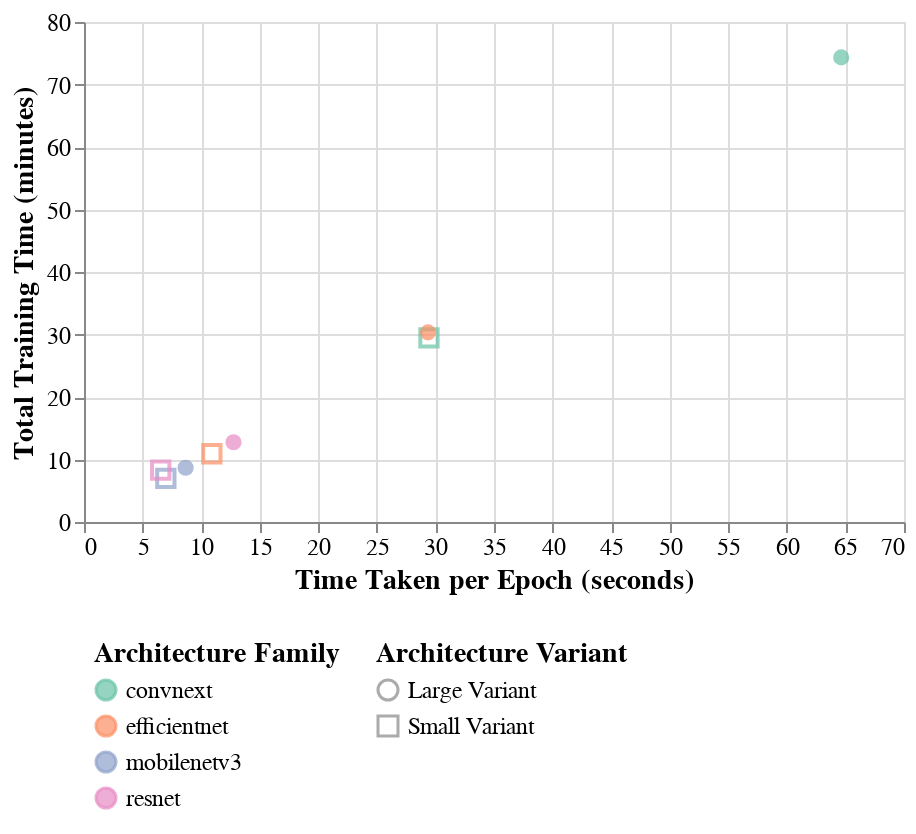

Write notebook code for a chart like this one.
### Markdown cell above
##### **4.2.2.a.** Per-epoch and Total Training Time

### Code cell
train_chart_small = alt.Chart(latency_df).mark_point(
    filled = False,
    size = 75
).encode(
    x = alt.X('per_epoch_train_time:Q', title='Time Taken per Epoch (seconds)', scale=alt.Scale(domain=[0, 70])),
    y = alt.Y('y:Q', title='Total Training Time (minutes)'),
    shape = alt.Shape('arch_variant'),
    color = alt.Color('arch_family')
).transform_filter(
    alt.datum.dataset_config == 'config1',
    alt.datum.dataset_type == 'train',
    alt.datum.arch_variant == 'small'
).transform_calculate(
    y = alt.datum.total_train_time / 60
)

train_chart_big = alt.Chart(latency_df).mark_point(
    filled = True,
    size = 65
).encode(
    x = alt.X('per_epoch_train_time:Q', title='Time Taken per Epoch (seconds)', scale=alt.Scale(domain=[0, 70])),
    y = alt.Y('y:Q', title='Total Training Time (minutes)'),
    shape = alt.Shape('arch_variant', legend=alt.Legend(orient='bottom', direction='vertical', title='Architecture Variant', labelExpr="datum.label == 'big' ? 'Large Variant' : 'Small Variant'")),
    color = alt.Color('arch_family', legend=alt.Legend(orient='bottom', direction='vertical', title='Architecture Family'), scale=alt.Scale(scheme='set2'))
).transform_filter(
    alt.datum.dataset_config == 'config1',
    alt.datum.dataset_type == 'train',
    alt.datum.arch_variant == 'big'
).transform_calculate(
    y = alt.datum.total_train_time / 60
)

(train_chart_small + train_chart_big).properties(
    width = 450,
    height = 350
).properties(
    width = 410,
    height = 250
).configure_axis(
    titleFontSize=14,
    labelFontSize=12
).configure_legend(
    titleFontSize=14,
    labelFontSize=12,
    padding=5
)

### Figure 1 — Vega-Lite specification as saved in the notebook (floating-point values rounded to 4 significant figures)
{"config": {"view": {"continuousWidth": 300, "continuousHeight": 300}, "axis": {"labelFontSize": 12, "titleFontSize": 14}, "legend": {"labelFontSize": 12, "padding": 5, "titleFontSize": 14}}, "layer": [{"mark": {"type": "point", "filled": false, "size": 75}, "encoding": {"color": {"field": "arch_family", "type": "nominal"}, "shape": {"field": "arch_variant", "type": "nominal"}, "x": {"field": "per_epoch_train_time", "scale": {"domain": [0, 70]}, "title": "Time Taken per Epoch (seconds)", "type": "quantitative"}, "y": {"field": "y", "title": "Total Training Time (minutes)", "type": "quantitative"}}, "transform": [{"filter": "(((datum.dataset_config === 'config1') && (datum.dataset_type === 'train')) && (datum.arch_variant === 'small'))"}, {"calculate": "(datum.total_train_time / 60)", "as": "y"}]}, {"mark": {"type": "point", "filled": true, "size": 65}, "encoding": {"color": {"field": "arch_family", "legend": {"direction": "vertical", "orient": "bottom", "title": "Architecture Family"}, "scale": {"scheme": "set2"}, "type": "nominal"}, "shape": {"field": "arch_variant", "legend": {"direction": "vertical", "labelExpr": "datum.label == 'big' ? 'Large Variant' : 'Small Variant'", "orient": "bottom", "title": "Architecture Variant"}, "type": "nominal"}, "x": {"field": "per_epoch_train_time", "scale": {"domain": [0, 70]}, "title": "Time Taken per Epoch (seconds)", "type": "quantitative"}, "y": {"field": "y", "title": "Total Training Time (minutes)", "type": "quantitative"}}, "transform": [{"filter": "(((datum.dataset_config === 'config1') && (datum.dataset_type === 'train')) && (datum.arch_variant === 'big'))"}, {"calculate": "(datum.total_train_time / 60)", "as": "y"}]}], "data": {"name": "data-25b1a0f44bde2f4255d7e89ab94a0ee6"}, "height": 250, "width": 410, "$schema": "https://vega.github.io/schema/vega-lite/v5.20.1.json", "datasets": {"data-25b1a0f44bde2f4255d7e89ab94a0ee6": [{"arch_family": "convnext", "arch_variant": "big", "model_arch": "convnextbase", "model_arch_label": "ConvNeXt-base", "dataset_config": "config1", "dataset_type": "test", "per_epoch_train_time": null, "throughput": 294.0, "total_inference_time": 7.203, "total_train_time": null}, {"arch_family": "convnext", "arch_variant": "big", "model_arch": "convnextbase", "model_arch_label": "ConvNeXt-base", "dataset_config": "config1", "dataset_type": "train", "per_epoch_train_time": 64.64, "throughput": 320.6, "total_inference_time": 26.42, "total_train_time": 4460.0}, {"arch_family": "convnext", "arch_variant": "big", "model_arch": "convnextbase", "model_arch_label": "ConvNeXt-base", "dataset_config": "config2", "dataset_type": "test", "per_epoch_train_time": null, "throughput": 197.8, "total_inference_time": 21.41, "total_train_time": null}, {"arch_family": "convnext", "arch_variant": "big", "model_arch": "convnextbase", "model_arch_label": "ConvNeXt-base", "dataset_config": "config2", "dataset_type": "train", "per_epoch_train_time": 141.1, "throughput": 282.9, "total_inference_time": 59.89, "total_train_time": 8751.0}, {"arch_family": "convnext", "arch_variant": "small", "model_arch": "convnexttiny", "model_arch_label": "ConvNeXt-tiny", "dataset_config": "config1", "dataset_type": "test", "per_epoch_train_time": null, "throughput": 380.4, "total_inference_time": 5.567, "total_train_time": null}, {"arch_family": "convnext", "arch_variant": "small", "model_arch": "convnexttiny", "model_arch_label": "ConvNeXt-tiny", "dataset_config": "config1", "dataset_type": "train", "per_epoch_train_time": 29.45, "throughput": 568.2, "total_inference_time": 14.91, "total_train_time": 1767.0}, {"arch_family": "efficientnet", "arch_variant": "big", "model_arch": "efficientnetb3", "model_arch_label": "EfficientNet-B3", "dataset_config": "config1", "dataset_type": "test", "per_epoch_train_time": null, "throughput": 259.7, "total_inference_time": 8.154, "total_train_time": null}, {"arch_family": "efficientnet", "arch_variant": "big", "model_arch": "efficientnetb3", "model_arch_label": "EfficientNet-B3", "dataset_config": "config1", "dataset_type": "train", "per_epoch_train_time": 29.37, "throughput": 388.7, "total_inference_time": 21.79, "total_train_time": 1821.0}, {"arch_family": "efficientnet", "arch_variant": "small", "model_arch": "efficientnetb0", "model_arch_label": "EfficientNet-B0", "dataset_config": "config1", "dataset_type": "test", "per_epoch_train_time": null, "throughput": 940.4, "total_inference_time": 2.252, "total_train_time": null}, {"arch_family": "efficientnet", "arch_variant": "small", "model_arch": "efficientnetb0", "model_arch_label": "EfficientNet-B0", "dataset_config": "config1", "dataset_type": "train", "per_epoch_train_time": 10.91, "throughput": 872.9, "total_inference_time": 9.703, "total_train_time": 654.9}, {"arch_family": "mobilenetv3", "arch_variant": "big", "model_arch": "mobilenetv3large", "model_arch_label": "MobileNetV3-large", "dataset_config": "config1", "dataset_type": "test", "per_epoch_train_time": null, "throughput": 799.4, "total_inference_time": 2.649, "total_train_time": null}, {"arch_family": "mobilenetv3", "arch_variant": "big", "model_arch": "mobilenetv3large", "model_arch_label": "MobileNetV3-large", "dataset_config": "config1", "dataset_type": "train", "per_epoch_train_time": 8.677, "throughput": 845.9, "total_inference_time": 10.01, "total_train_time": 520.6}, {"arch_family": "mobilenetv3", "arch_variant": "small", "model_arch": "mobilenetv3small", "model_arch_label": "MobileNetV3-small", "dataset_config": "config1", "dataset_type": "test", "per_epoch_train_time": null, "throughput": 1044.0, "total_inference_time": 2.03, "total_train_time": null}, {"arch_family": "mobilenetv3", "arch_variant": "small", "model_arch": "mobilenetv3small", "model_arch_label": "MobileNetV3-small", "dataset_config": "config1", "dataset_type": "train", "per_epoch_train_time": 6.985, "throughput": 962.7, "total_inference_time": 8.798, "total_train_time": 419.1}, {"arch_family": "resnet", "arch_variant": "big", "model_arch": "resnet50", "model_arch_label": "ResNet-50", "dataset_config": "config1", "dataset_type": "test", "per_epoch_train_time": null, "throughput": 506.9, "total_inference_time": 4.178, "total_train_time": null}, {"arch_family": "resnet", "arch_variant": "big", "model_arch": "resnet50", "model_arch_label": "ResNet-50", "dataset_config": "config1", "dataset_type": "train", "per_epoch_train_time": 12.76, "throughput": 679.1, "total_inference_time": 12.47, "total_train_time": 765.8}, {"arch_family": "resnet", "arch_variant": "small", "model_arch": "resnet18", "model_arch_label": "ResNet-18", "dataset_config": "config1", "dataset_type": "test", "per_epoch_train_time": null, "throughput": 664.5, "total_inference_time": 3.187, "total_train_time": null}, {"arch_family": "resnet", "arch_variant": "small", "model_arch": "resnet18", "model_arch_label": "ResNet-18", "dataset_config": "config1", "dataset_type": "train", "per_epoch_train_time": 6.548, "throughput": 1083.0, "total_inference_time": 7.817, "total_train_time": 497.6}, {"arch_family": "resnet", "arch_variant": "small", "model_arch": "resnet18", "model_arch_label": "ResNet-18", "dataset_config": "config2", "dataset_type": "test", "per_epoch_train_time": null, "throughput": 893.8, "total_inference_time": 4.739, "total_train_time": null}, {"arch_family": "resnet", "arch_variant": "small", "model_arch": "resnet18", "model_arch_label": "ResNet-18", "dataset_config": "config2", "dataset_type": "train", "per_epoch_train_time": 12.32, "throughput": 1064.0, "total_inference_time": 15.93, "total_train_time": 739.2}]}}
